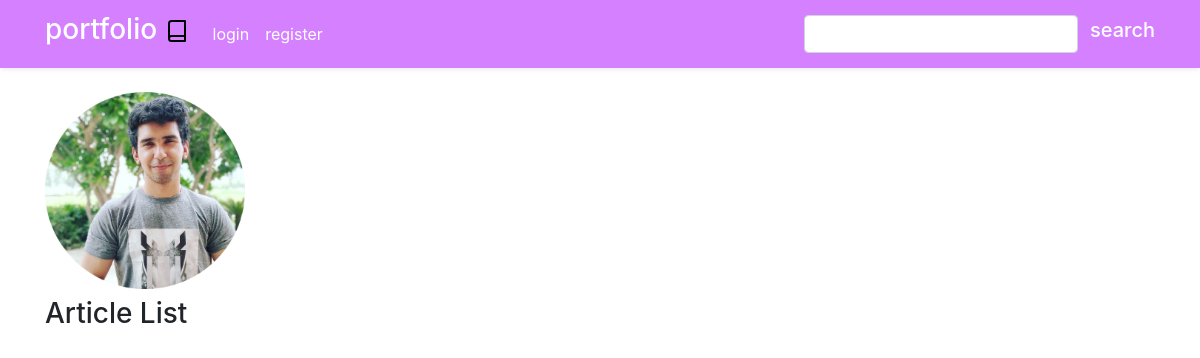
/articles, run on an earlier commit of the app's database.
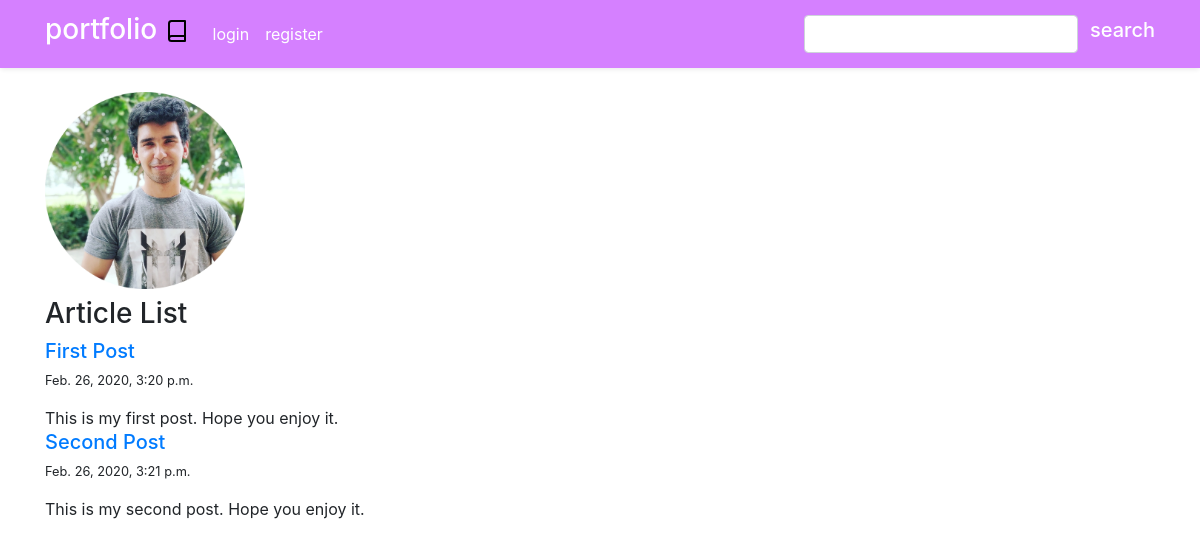
And on a later commit of the database.
### articles/models.py (models this page shows, shortened)
class Article(models.Model):
    title = models.CharField(max_length=50)
    slug = models.SlugField()
    body = models.TextField()
    date = models.DateTimeField(auto_now_add=True)
    def snippet(self):
    	return self.body[:50]

### articles/views.py (the view)
# urls.py: path('', views.articles_list, name='articles_list'),
def articles_list(request):
    posts = Article.objects.all().order_by('date')
    context = {
        'posts': posts,
    }
    return render(request, 'articles/articles_list.html', context)

### articles/templates/articles/articles_list.html
{% extends 'articles/base.html' %}
{% block content %}
<img src="static/img.jpg" width="200px"></br>
<h3 class="mt-2">Article List</h3>
	{% for post in posts %}
    	<a href="{% url 'this_post' post_id=post.id %}"><h5>{{ post.title }}</h5></a>
    	<p class='small'>{{ post.date }}</p>
    	<p1>{{ post.snippet }}</p1>
	{% endfor %}
{% endblock %}

### articles/templates/articles/base.html (shortened to what this page needs)
{% load static %}
<!DOCTYPE html>
<html>
<head>
	<link rel="stylesheet" href="static/style.css">
	<link rel="stylesheet" href="https://stackpath.bootstrapcdn.com/bootstrap/4.4.1/css/bootstrap.min.css">
</head>
<body>
<div class="shadow-sm bg-white rounded">
<nav class="navbar navbar-expand-lg navbar-dark">
<div class="container">
  <a class="navbar-brand" href="{% url 'articles_list' %}"><h3>portfolio
  	<img src="static/book.svg"></h3>
  </a>
  <div class="collapse navbar-collapse" id="navbarSupportedContent">
    <ul class="navbar-nav mr-auto">
	     <li class="nav-item active">
        <a class="nav-link" href="#">login <span class="sr-only">(current)</span></a>
      </li>
      <li class="nav-item active">
        <a class="nav-link" href="{% url 'register' %}">register <span class="sr-only">(current)</span></a>
      </li>
    </ul>
    <form class="form-inline my-2 my-lg-0">
      <input class="form-control mr-sm-2" type="search" placeholder="" aria-label="Search">
      <a class="pl-1 my-2 my-sm-0 text-white" type="submit"><h5>search</h5></a>
    </form>
  </div>
 </div>
</nav>
</div>
  	<div class="container">
  		{% block content %}
  		{% endblock %}
  	</div>
</body>
</html>

### static/style.css (style rules this page uses)
.navbar { color: black; background-color: #d580ff; }

What changed in the data, as far as the page shows it:
added Article: title "First Post", date "Feb. 26, 2020, 3:20 p.m.", snippet "This is my first post. Hope you enjoy it."
added Article: title "Second Post", date "Feb. 26, 2020, 3:21 p.m.", snippet "This is my second post. Hope you enjoy it."
